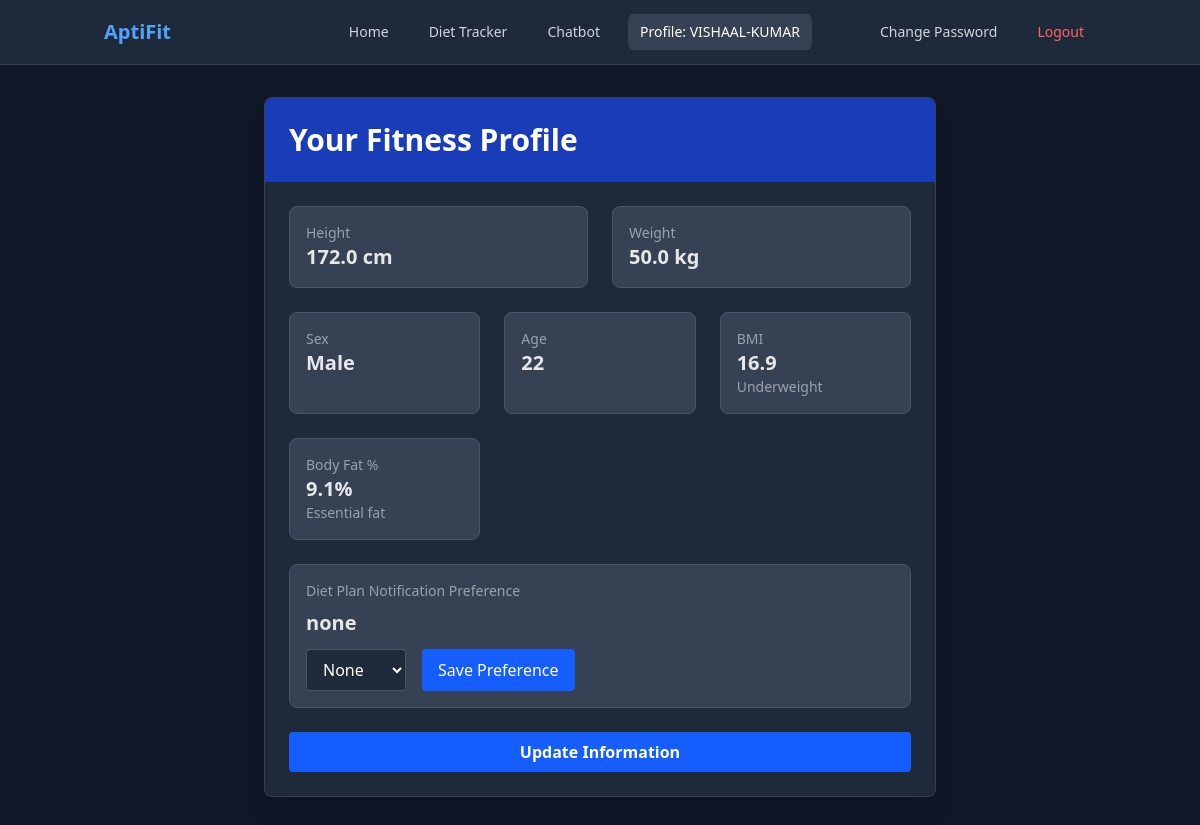
The page /profile/ (signed in) on the database as committed earlier.
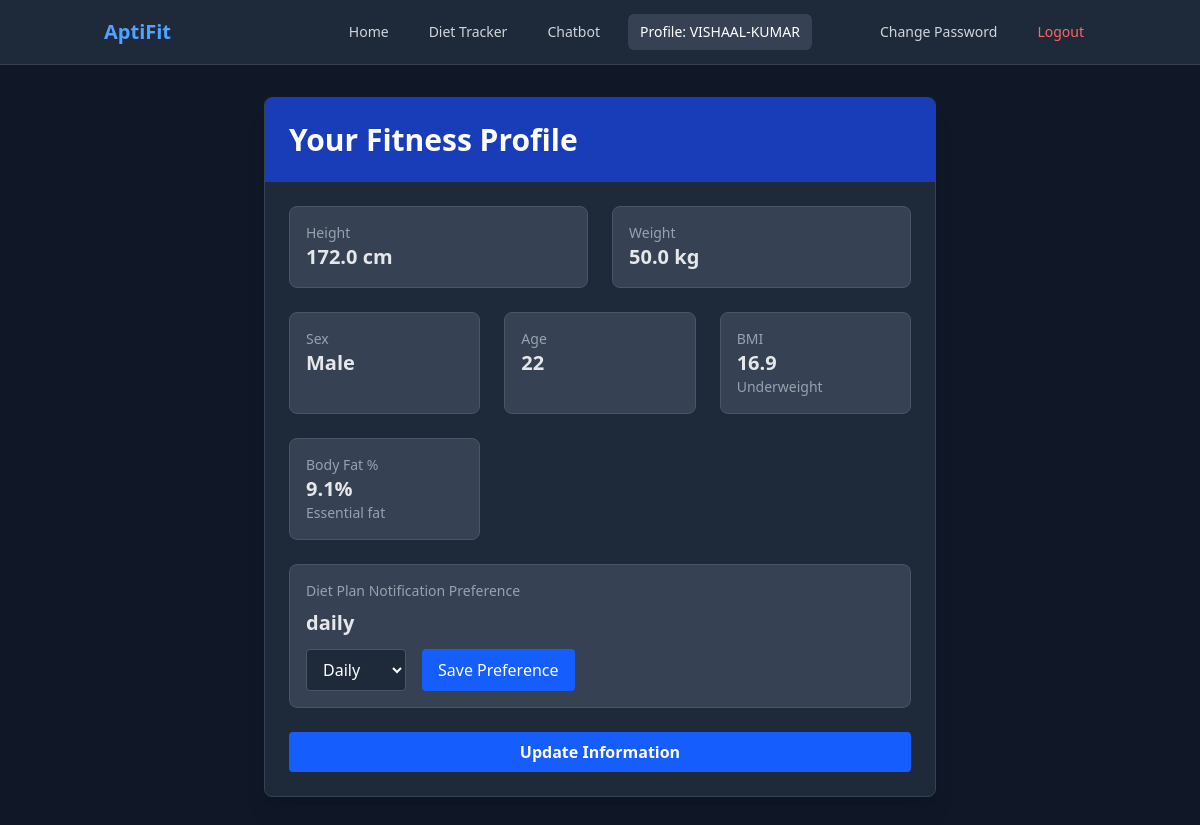
The same page on the database as committed later.
### fitness/models.py (models this page shows, shortened)
class UserProfile(models.Model):
    NOTIFICATION_CHOICES = [
        ('daily', 'Daily'),
        ('weekly', 'Weekly'),
        ('none', 'None'),
    ]
    user = models.OneToOneField(User, on_delete=models.CASCADE)
    last_password_change = models.DateTimeField(auto_now=True)
    phone_number = models.CharField(max_length=15, blank=True, null=True)
    height = models.FloatField(blank=True, null=True)  # in cm
    weight = models.FloatField(blank=True, null=True)  # in kg
    sex = models.CharField(max_length=10, blank=True, null=True)
    age = models.IntegerField(blank=True, null=True)  # add age field
    notification_preference = models.CharField(
        max_length=10,
        choices=NOTIFICATION_CHOICES,
        default='none'
    )
    @property
    def bmi(self):
        if self.height and self.weight:
            height_m = self.height / 100
            return round(self.weight / (height_m * height_m), 1)
        return None
    @property
    def bmi_category(self):
        bmi = self.bmi
        if bmi is None:
            return None
        elif bmi < 18.5:
            return "Underweight"
        elif bmi < 25:
            return "Normal weight"
        elif bmi < 30:
            return "Overweight"
        else:
            return "Obese"
    @property
    def body_fat(self):
        bmi = self.bmi
        if bmi is None or not self.sex or not self.age:
            return None
        if self.sex.lower() == "male":
            return round(1.20 * bmi + 0.23 * self.age - 10.8 * 1 - 5.4, 1)
        else:
            return round(1.20 * bmi + 0.23 * self.age - 10.8 * 0 - 5.4, 1)
    @property
    def body_fat_category(self):
        bf = self.body_fat
        if bf is None or not self.sex:
            return None
        if self.sex.lower() == "male":
            if bf < 10:
                return "Essential fat"
            elif bf < 14:
                return "Athletes"
            elif bf < 21:
                return "Fitness"
            elif bf < 25:
                return "Average"
            else:
                return "Obese"

### fitness/views.py (the view, shortened to what this page needs)
# urls.py: path('profile/', views.profile, name='profile'),
@login_required
def profile(request):
    user_profile = request.user.userprofile
    missing_fields = []
    if not user_profile.height:
        missing_fields.append("height")
    if not user_profile.weight:
        missing_fields.append("weight")
    if not user_profile.sex:
        missing_fields.append("sex")
    if not user_profile.age:
        missing_fields.append("age")
    user_has_data = not missing_fields
    if missing_fields:
        missing_fields_message = "Your profile is incomplete. Please add your " + \
            ", ".join(missing_fields) + "."
    else:
        missing_fields_message = None
    context = {
        'user_has_data': user_has_data,
        'notification_preference': user_profile.notification_preference,
        'missing_fields_message': missing_fields_message,
        'missing_fields': missing_fields,
    }
    if user_has_data:
        context.update({
            'height': user_profile.height,
            'weight': user_profile.weight,
            'sex': user_profile.sex,
            'age': user_profile.age,
            'bmi': user_profile.bmi,
            'bmi_category': user_profile.bmi_category,
            'body_fat': user_profile.body_fat,
            'body_fat_category': user_profile.body_fat_category,
        })
    return render(request, 'fitness/profile.html', context)

### fitness/templates/fitness/profile.html (shortened to what the changed rows need)
<!DOCTYPE html>
<html lang="en">
  <head>
    <script src="https://cdn.jsdelivr.net/npm/@tailwindcss/browser@4"></script>
  </head>
  <body class="bg-gray-900 min-h-screen text-gray-200">
    <div class="container mx-auto px-4 py-8">
      <div class="max-w-2xl mx-auto bg-gray-800 rounded-lg shadow-xl overflow-hidden border border-gray-700">
        <div class="bg-blue-800 text-white p-6">
          <h1 class="text-2xl md:text-3xl font-bold">Your Fitness Profile</h1>
        </div>
        <div class="p-6">
          {% if user_has_data %}
          <div class="space-y-6">
            <div class="grid grid-cols-1 md:grid-cols-2 gap-6">
              <div class="bg-gray-700 p-4 rounded-lg border border-gray-600">
                <h3 class="text-gray-400 text-sm font-medium">Height</h3>
                <p class="text-xl font-semibold">{{ height }} cm</p>
              </div>
              <div class="bg-gray-700 p-4 rounded-lg border border-gray-600">
                <h3 class="text-gray-400 text-sm font-medium">Weight</h3>
                <p class="text-xl font-semibold">{{ weight }} kg</p>
              </div>
            </div>
            <div class="grid grid-cols-1 md:grid-cols-3 gap-6">
              <div class="bg-gray-700 p-4 rounded-lg border border-gray-600">
                <h3 class="text-gray-400 text-sm font-medium">Sex</h3>
                <p class="text-xl font-semibold">{{ sex|title }}</p>
              </div>
              <div class="bg-gray-700 p-4 rounded-lg border border-gray-600">
                <h3 class="text-gray-400 text-sm font-medium">Age</h3>
                <p class="text-xl font-semibold">{{ age }}</p>
              </div>
              <div class="bg-gray-700 p-4 rounded-lg border border-gray-600">
                <h3 class="text-gray-400 text-sm font-medium">BMI</h3>
                <p class="text-xl font-semibold">{{ bmi }}</p>
                <p class="text-sm text-gray-400">{{ bmi_category }}</p>
              </div>
            </div>
            <div class="grid grid-cols-1 md:grid-cols-3 gap-6">
              <div class="bg-gray-700 p-4 rounded-lg border border-gray-600">
                <h3 class="text-gray-400 text-sm font-medium">Body Fat %</h3>
                <p class="text-xl font-semibold">{{ body_fat }}%</p>
                <p class="text-sm text-gray-400">{{ body_fat_category }}</p>
              </div>
            </div>
            <div class="bg-gray-700 p-4 rounded-lg border border-gray-600">
              <h3 class="text-gray-400 text-sm font-medium mb-2">Diet Plan Notification Preference</h3>
              <p class="text-xl font-semibold">{{ notification_preference|default:"Not set" }}</p>
              <div class="mt-3">
                <form method="post" action="{% url 'save_notification_preference' %}" class="flex space-x-4">
                  <select name="notification_preference" class="bg-gray-800 text-white border border-gray-600 rounded px-3 py-2 focus:outline-none focus:ring-2 focus:ring-blue-500">
                    <option value="daily" {% if notification_preference == 'daily' %}selected{% endif %}>Daily</option>
                    <option value="none" {% if notification_preference == 'none' %}selected{% endif %}>None</option>
                  </select>
                  <button type="submit" class="bg-blue-600 hover:bg-blue-700 text-white px-4 py-2 rounded transition duration-300">
                    Save Preference
                  </button>
                </form>
              </div>
            </div>
            <a href="{% url 'update_profile' %}" class="block w-full md:w-auto text-center bg-blue-600 hover:bg-blue-700 text-white font-bold py-2 px-4 rounded transition duration-300">
              Update Information
            </a>
          </div>
          {% endif %}
        </div>
      </div>
    </div>
  </body>
</html>

Rows that differ between the two databases and show on the page:
changed UserProfile "Male": notification_preference "none" → "daily"; notification_preference "None" → "Daily"
